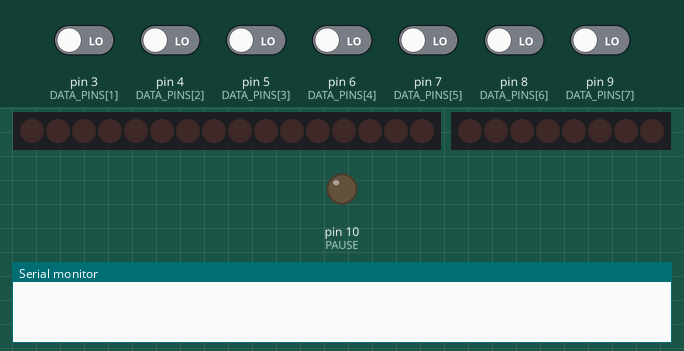
Simulated run of this sketch. Board: Arduino Uno, built with avr-gcc and run on an emulated ATmega328P. Shown: 16 shift-register outputs drawn as a row of LEDs (first output left, lit = HIGH), 8 shift-register outputs drawn as a row of LEDs (first output left, lit = HIGH), output pins drawn as LEDs (lit = HIGH), the last lines printed to the serial monitor. Wiring (inferred from the names in the program): 2 × shift register (74HC595): data A2; shift clock A1; latch A0; OE A3; shift register (74HC595): data pin 2; shift clock pin 13. Wiring (inferred from the signals the program sends): 2 × row of LEDs: on Q0, Q1, Q2, Q3, Q4, Q5, Q6, Q7, Q8, Q9, Q10, Q11, Q12, Q13, Q14, Q15 / on Q0, Q1, Q2, Q3, Q4, Q5, Q6, Q7. The inputs (shaded band) are chosen by the test bench; at power-on: pin 3 (DATA_PINS[1]), pin 4 (DATA_PINS[2]), pin 5 (DATA_PINS[3]), pin 6 (DATA_PINS[4]), pin 7 (DATA_PINS[5]), pin 8 (DATA_PINS[6]), pin 9 (DATA_PINS[7]) LOW. Pins used as bus, display or sensor lines are not drawn.

Above: at 0.1 s.
At 0.6 s:
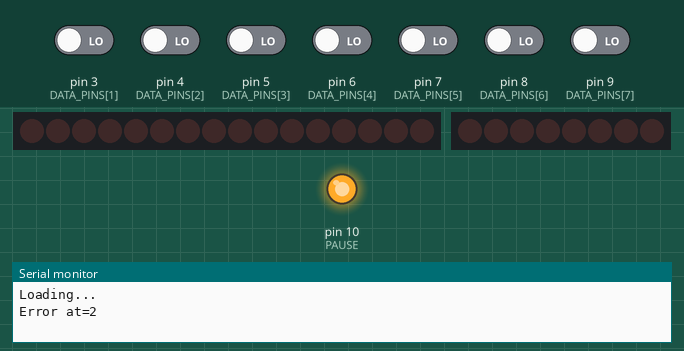
Timing chart, 0 to 2.1 s (numbered marks = the images above):
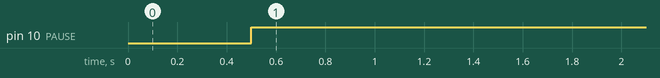

Measured:
- by itself, pin 10 (PAUSE): LOW → HIGH at 0.50 s

The sketch:

MMU_Loader.ino
```cpp
#include <avr/power.h>

// Define pins used for the shift register
const int SHIFT_ENABLE = A0;  // Move buffer to register pin
const int SHIFT_CLK = A1;     // Shift register clock pin
const int SHIFT_DATA = A2;    // Shift register data pin
const int PAUSE = 10;
const int OUTPUT_ENABLE = A3;
const int WRITE_ENABLE = A4;
const int LED = 13;
#define NUMBER_OF_DATA_PINS 8
const uint8_t DATA_PINS[NUMBER_OF_DATA_PINS] = { 2, 3, 4, 5, 6, 7, 8, 9 };
const int DATA_MASKS[NUMBER_OF_DATA_PINS] = { 0b00000001, 0b00000010, 0b00000100, 0b00001000, 0b00010000, 0b00100000, 0b01000000, 0b10000000 };

#define CODE_SIZE 5
const uint8_t CODE[CODE_SIZE] = {
      0x00,  // NULL
      0x00,  // NULL
      0x80,0x00,0x00 // JMP 00
};

void setup() {
  clock_prescale_set(clock_div_2);
  Serial.begin(115200);
  while(!Serial);
  delay(500);
  Serial.println("Loading...");
  setDataDirection(INPUT);
  for (int i=0; i < NUMBER_OF_DATA_PINS; i++) {
    pinMode(DATA_PINS[i], OUTPUT);
    digitalWrite(DATA_PINS[i], LOW);
  }
  pinMode(PAUSE, OUTPUT);
  digitalWrite(PAUSE, LOW);
  pinMode(SHIFT_ENABLE, OUTPUT);
  pinMode(SHIFT_CLK, OUTPUT);
  pinMode(SHIFT_DATA, OUTPUT);
  setAddress(0);
  digitalWrite(PAUSE, HIGH);
  digitalWrite(OUTPUT_ENABLE, LOW);
  digitalWrite(WRITE_ENABLE, LOW);
  pinMode(OUTPUT_ENABLE, OUTPUT);
  pinMode(WRITE_ENABLE, OUTPUT);
  pinMode(LED, OUTPUT);
  digitalWrite(LED, LOW);

// Load the program
  for (long i = 0; i < CODE_SIZE; i++) {
    setAddress(i);
    setDataDirection(OUTPUT);
    setDataByte(CODE[i]);
    digitalWrite(WRITE_ENABLE, HIGH);
    delayMicroseconds(10);
    digitalWrite(WRITE_ENABLE, LOW);

  // Verify the program
    setDataDirection(INPUT);
    digitalWrite(OUTPUT_ENABLE, HIGH);
    delayMicroseconds(10);
    int v = getDataByte();
    if (v != CODE[i]) {
      Serial.print("Error at=");
      Serial.println(i);
      while(1) {
        digitalWrite(LED, HIGH);
        delay(200);
        digitalWrite(LED, LOW);
        delay(200);
      }
    }
    digitalWrite(OUTPUT_ENABLE, LOW);
  }
  setAddress(0);
  digitalWrite(OUTPUT_ENABLE, LOW);
  digitalWrite(WRITE_ENABLE, LOW);
  pinMode(OUTPUT_ENABLE, INPUT);
  pinMode(WRITE_ENABLE, INPUT);
  digitalWrite(PAUSE, LOW);
  Serial.println("Loaded...");
  return;
}

// Set the direction of the data pins
void setDataDirection(int direction) {
  for (int i = 0; i < NUMBER_OF_DATA_PINS; i++) {
    pinMode(DATA_PINS[i], direction);
  }
  return;
}

void setDataByte(int value) {
  value = value & 0x000000ff;
  for (int i = 0; i < NUMBER_OF_DATA_PINS; i++) {
    if ((value & DATA_MASKS[i]) == 0) {
      digitalWrite(DATA_PINS[i], LOW);
    } else {
      digitalWrite(DATA_PINS[i], HIGH);
    }
  }
  return;
}

int getDataByte() {
  int value = 0;
  for (int i = 0; i < NUMBER_OF_DATA_PINS; i++) {
    if (digitalRead(DATA_PINS[i]) == HIGH) {
      value += DATA_MASKS[i];
    }
  }
  return value;
}

void setAddress(long address) {
  int high = (address & 0x0000FF00) >> 8;
  int low = address & 0x000000FF;
  digitalWrite(SHIFT_ENABLE, LOW);
  shiftOut(SHIFT_DATA, SHIFT_CLK, MSBFIRST, high);
  shiftOut(SHIFT_DATA, SHIFT_CLK, MSBFIRST, low);
  digitalWrite(SHIFT_ENABLE, HIGH);
  return;
}


void loop() {
  while(1) {
    digitalWrite(LED, HIGH);
    delay(1000);
    digitalWrite(LED, LOW);
    delay(1000);
  }
  return;
 }
```
